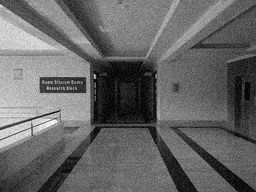
#> input picture images/noisy_image.jpg, 256 x 192 px; the run also reads 1 picture not shown here
$ jupyter execute --allow-errors Filters.ipynb
#> lines starting #> are read from the running program, lines starting #| are printed output that depends on the picture; after the words box and inside, x2 and y2 are one past the last pixel; in counts of white or black regions, pixels touching at a corner belong together
[cell 1]
#!/usr/bin/env python3
# -*- coding: utf-8 -*-
"""
Created on Mon Nov 16 14:04:39 2020

"""

import matplotlib.pyplot as plt
import matplotlib.image as mpltimg
import numpy as np
import math

#_______ 3 user defined functions which you have to code their functionality_________
def padding(img,size,padding_type):
    inc=size//2
    row=img.shape[0]
    col=img.shape[1]
    imgPadded=np.zeros((row+(inc*2),col+(inc*2)),dtype=np.uint8)
    imgPadded[inc:imgPadded.shape[0]-inc,inc:imgPadded.shape[1]-inc]=img
    if padding_type==0:
        return imgPadded
    elif padding_type==1:
        for i in range(inc,0,-1):
            imgPadded[i-1,:]+=imgPadded[i,:]
            imgPadded[imgPadded.shape[0]-i,:]+=imgPadded[imgPadded.shape[0]-i-1,:]
        for i in range(inc,0,-1):
            imgPadded[:,i-1]+=imgPadded[:,i]
            imgPadded[:,imgPadded.shape[1]-i]+=imgPadded[:,imgPadded.shape[1]-i-1]
        return imgPadded

    elif padding_type==2:
        for i in range(1,inc+1):
            imgPadded[inc-i,:]+=imgPadded[inc+i,:]
            imgPadded[img.shape[0]+inc+i-1,:]+=imgPadded[img.shape[0]+inc-i-1,:]
        for i in range(1,inc+1):
            imgPadded[:,inc-i]+=imgPadded[:,inc+i]
            imgPadded[:,img.shape[1]+inc+i-1]+=imgPadded[:,img.shape[1]+inc-i-1]
        return imgPadded
    else:
        print('padding type must be 0 or 1 or 2')
def convolution2D(img, kernel, padding_type):
    # write your code here
    if kernel.shape[0]%2==0 or kernel.shape[0]!=kernel.shape[1]:
        print('kernel size can only be odd')
        return
    row=img.shape[0]
    col=img.shape[1]
    kernel_size=kernel.shape[0]

    # padding_type can take values 0, 1 or 2
        # 0 - zero padding
        # 1 - duplicate boundary pixels for padding
        # 2 - padding is done by mirroring the pixels
    # should handle kernel of any size but odd values only eg. 5x5, 7x7
    # image is a grayscale image
    imgPadded=padding(img,kernel_size,padding_type)

    #convolution operation
    filt_image=np.zeros((row,col),dtype=np.uint8)
    for i in range(0,row):
        for j in range(0,col):
            filt_image[i,j]=np.sum(imgPadded[i:i+kernel_size,j:j+kernel_size]*kernel)

    # dummy assignment (to be removed)
    return filt_image


def medianFiltering(img, kernel_size, padding_type):
    # write your code here
    if kernel_size%2==0:
        print('kernel size can only be odd')
        return
    row=img.shape[0]
    col=img.shape[1]

    # padding_type can take values 0, 1 or 2
        # 0 - zero padding
        # 1 - duplicate boundary pixels for padding
        # 2 - padding is done by mirroring the pixels
    # should handle kernel of any size but odd values only eg. 5x5, 7x7
    # image is a grayscale image
    imgPadded=padding(img,kernel_size,padding_type)

    #median filtering
    mid_pos=(kernel_size**2)//2
    med_image=np.zeros((row,col),dtype=np.uint8)
    for i in range(0,row):
        for j in range(0,col):
            med_image[i,j]=np.sort(imgPadded[i:i+kernel_size,j:j+kernel_size],None)[mid_pos]

    return med_image


# You can club the above two functions/write any other functions additionally if you wish

def computePSNR(image1, image2):
    if image1.shape!=image2.shape:
        print("images are not of same size")
    mse=(np.sum((image1-image2)**2))/(image1.shape[0]*image1.shape[1])
    a=255**2
    psnr=10*math.log10(a/mse)
    return psnr


# _____________________main program begins here___________________

def main():
    # reading a noisy image
    noisy_image = mpltimg.imread('images/noisy_image.jpg')
#> noisy_image is the input picture: shape (192, 256); min 0, max 255, mean 102.2


    original_image = mpltimg.imread('images/original.jpg')


# _____________________________________________________________________
# Average filter kernel
    kernel = 1/9 * np.array([[ 1, 1, 1],
                          [ 1, 1, 1],
                          [ 1, 1, 1]])


    low_pass_filtered_image = convolution2D(noisy_image, kernel, 1);
#> in padding, `imgPadded[inc:imgPadded.shape[0]-inc,inc:imgPadded.shape[1]-inc]=img`:
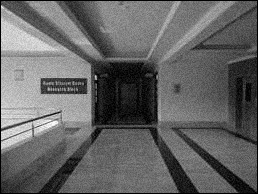
#> imgPadded: shape (194, 258); min 0, max 255, mean 100.3
#> after the loop in padding, `for i in range(inc,0,-1):`:
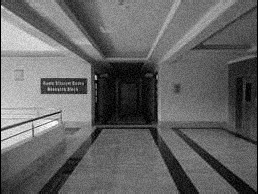
#> imgPadded: shape (194, 258); 1.02% of pixels changed, all inside (x1, y1, x2, y2) = (1, 0, 257, 194)
#> after the loop in padding, `for i in range(inc,0,-1):`:
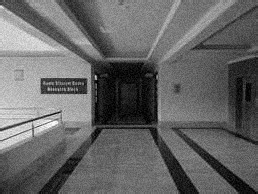
#> imgPadded: shape (194, 258); 0.78% of pixels changed, all inside (x1, y1, x2, y2) = (0, 0, 258, 194)
#> after the loop in convolution2D, `for i in range(0,row):`:
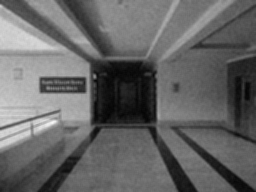
#> filt_image: shape (192, 256); min 4, max 248, mean 101.7


    avg_psnr = computePSNR(original_image,low_pass_filtered_image)
#> in computePSNR, `mse=(np.sum((image1-image2)**2))/(image1.shape[0]*image1.shape[1])`: mse = 25.23
#> in computePSNR, `psnr=10*math.log10(a/mse)`: psnr = 34.11
#> avg_psnr = 34.11


    med_filtered_image = medianFiltering(noisy_image, 3, 1);

    med_psnr = computePSNR(original_image,med_filtered_image)
#> med_psnr = 33.49


# _____________________________________________________________________
# reading a blurry image
    blurry_image = mpltimg.imread('images/blurry_image.jpg')
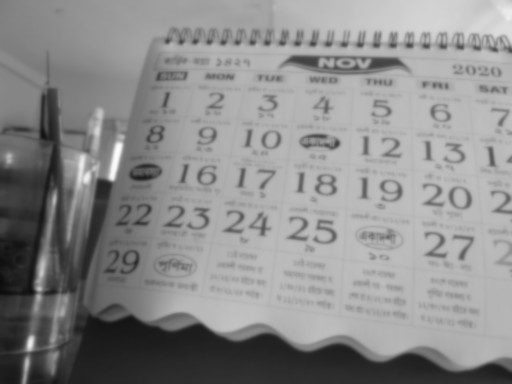
#> input picture images/blurry_image.jpg, 512 x 384 px
#> blurry_image is the input picture: shape (384, 512); min 12, max 252, mean 139.5


    # Laplacian filter kernel
    kernel =        np.array([[ 1, 1, 1],
                              [ 1, -8, 1],
                              [ 1, 1, 1]])


    laplacian_filtered_image = convolution2D(blurry_image, kernel, 1);
#> call 2 of convolution2D, with kernel = array of shape (3, 3), padding_type = 1
#> call 3 of padding, with size = 3, padding_type = 1
#> in padding (call 3), `imgPadded[inc:imgPadded.shape[0]-inc,inc:imgPadded.shape[1]-inc]=img`:
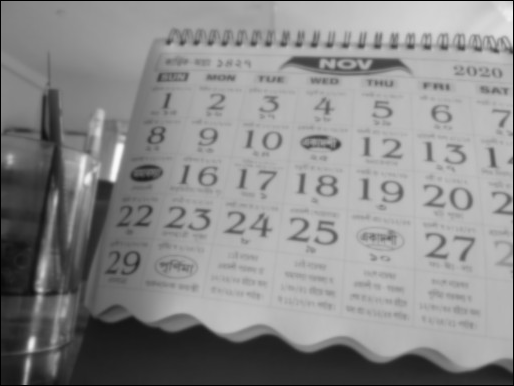
#> imgPadded: shape (386, 514); min 0, max 252, mean 138.2
#> after the loop in padding (call 3), `for i in range(inc,0,-1):`:
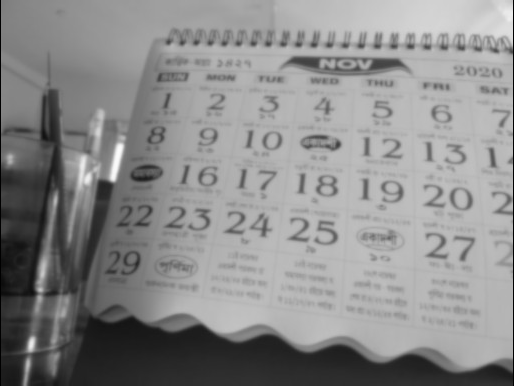
#> imgPadded: shape (386, 514); 0.52% of pixels changed, all inside (x1, y1, x2, y2) = (1, 0, 513, 386)
#> after the loop in padding (call 3), `for i in range(inc,0,-1):`:
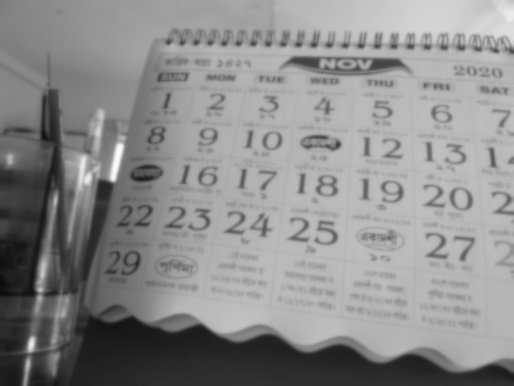
#> imgPadded: shape (386, 514); 0.39% of pixels changed, all inside (x1, y1, x2, y2) = (0, 0, 514, 386)
#> after the loop in convolution2D (call 2), `for i in range(0,row):`:
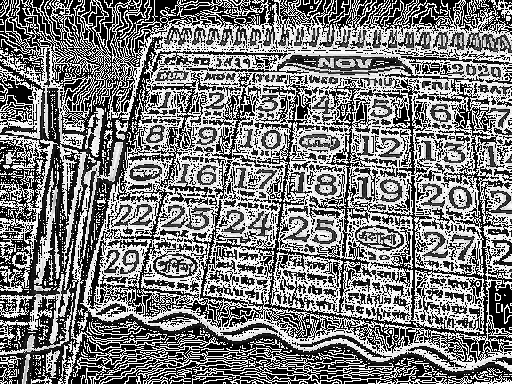
#> filt_image: shape (384, 512); min 0, max 255, mean 124.5

# perform the addition as in Eqn. 3.6.7 to obtain the sharpened image

    if kernel[kernel.shape[0]//2,kernel.shape[1]//2]<0:
        sharpened_image =blurry_image-laplacian_filtered_image
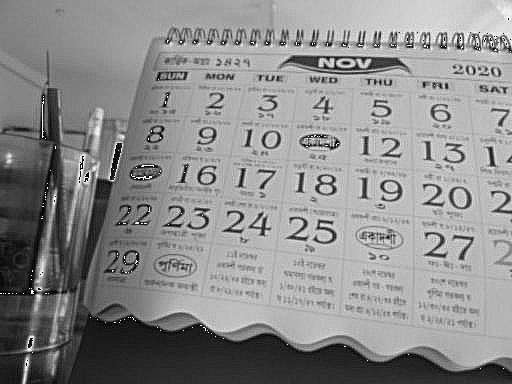
#> sharpened_image: shape (384, 512); min 0, max 255, mean 139.5
    else:
        sharpened_image =blurry_image+laplacian_filtered_image
    # dummy assignment (to be removed)


# _____________________________________________________________________
# Code to display the images

    fig, axes = plt.subplots(nrows=2, ncols=3)

    ax = axes.ravel()

    ax[0].imshow(noisy_image, cmap='gray')
    ax[0].set_title("Noisy image")
    ax[0].set_axis_off()

    ax[1].imshow(low_pass_filtered_image, cmap='gray')
    ax[1].set_title("Low Pass Filter Output")
    ax[1].set_axis_off()
    ax[1].text(x=40, y=230, s="PSNR = %1.2f db" %avg_psnr)

    ax[2].imshow(med_filtered_image, cmap='gray')
    ax[2].set_title("Median Filter Output")
    ax[2].set_axis_off()
    ax[2].text(x=40, y=230, s="PSNR = %1.2f db" %med_psnr)


    ax[3].imshow(blurry_image, cmap='gray')
    ax[3].set_title("Blurry Input Image")
    ax[3].set_axis_off()


    ax[4].imshow(laplacian_filtered_image, cmap='gray')
    ax[4].set_title("Laplacian Filter Output")
    ax[4].set_axis_off()


    ax[5].imshow(sharpened_image, cmap='gray')
    ax[5].set_title("Sharpened Image")
    ax[5].set_axis_off()


    plt.tight_layout()
    plt.show()

if __name__=="__main__":
    main()

[cell 2]
import cv2
b_kernel = 1/9 * np.array([[ 1, 1, 1],
                          [ 1, 1, 1],
                          [ 1, 1, 1]])
#l_kernel=np.array([[1,1,1],[1,-8,1],[1,1,1]])

l_kernel =np.array([[ -1, -1, -1],[ -1, 8, -1],[ -1, -1, -1]])

i=cv2.imread('images/Lenna.png',0)
#> (the rest of this cell did not finish here and is left out)
